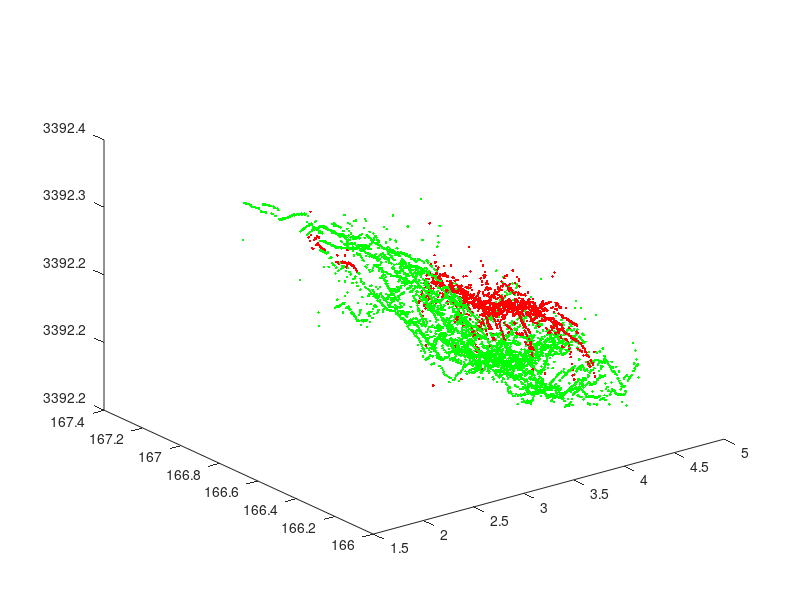

The MATLAB script that drew this image: (Note: this script raises an error after producing the figure.)
subpt1 = dlmread('./subpt-1-manual.txt');
subpt2 = dlmread('./subpt-2-manual.txt');
subpt3 = dlmread('./subpt-3-manual.txt');
% figure; 
% plot3(subpt1(:,1),subpt1(:,2),-subpt1(:,4),'r.'); hold on; 
% plot3(subpt2(:,1),subpt2(:,2),-subpt2(:,4),'g.');
% plot3(subpt3(:,1),subpt3(:,2),-subpt3(:,4),'b.');
% figure; 
plot3(subpt1(:,1),subpt1(:,2),subpt1(:,3)/1000,'r.'); hold on; 
plot3(subpt2(:,1),subpt2(:,2),subpt2(:,3)/1000,'g.');
%plot3(subpt3(:,1),subpt3(:,2),subpt3(:,3)/1000,'b.');
ax = gca;
ax.XAxis.Direction = 'reverse';
xlabel('Latitude(degrees)');
ylabel('Longitude(degrees)');
zlabel('Elevation (m)');

pt1 = subpt1(:,1:3); pt1(:,3) = pt1(:,3)/1000;
pt2 = subpt2(:,1:3); pt2(:,3) = pt2(:,3)/1000;
pt3 = subpt3(:,1:3); pt3(:,3) = pt3(:,3)/1000;
clr1 = zeros(1581,3); clr1(:,1) = 1;
clr2 = zeros(4653,3); clr2(:,2) = 1;
clr3 = zeros(720,3); clr3(:,3) = 1;
ptcloud1=pointCloud(pt1,'Color',clr1);
ptcloud2=pointCloud(pt2,'Color',clr2);
ptcloud3=pointCloud(pt3,'Color',clr3);

pcwrite(ptcloud1,'1layer.ply','Encoding','ascii');
pcwrite(ptcloud2,'2layer.ply','Encoding','ascii');
pcwrite(ptcloud3,'3layer.ply','Encoding','ascii');